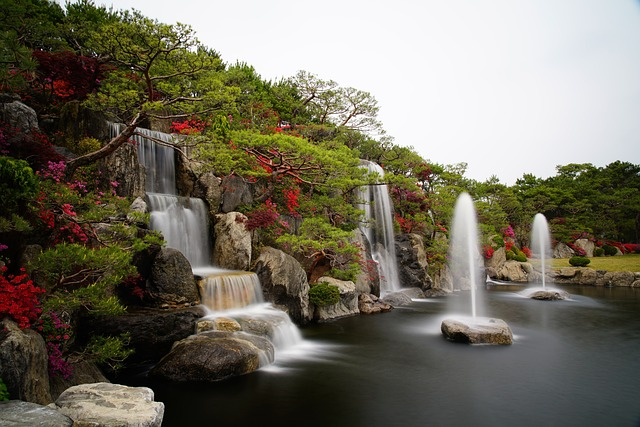
#> input picture goruntuler_temel/test_images/orman.jpg, 640 x 427 px
$ python pixel_exercise.py
#> lines starting #> are read from the running program, lines starting #| are printed output that depends on the picture; after the words box and inside, x2 and y2 are one past the last pixel; in counts of white or black regions, pixels touching at a corner belong together
import cv2
import numpy as np
import matplotlib.pyplot as plt

path="test_images/orman.jpg"

img=cv2.imread(path)
#> img is the input picture: shape (427, 640, 3); mean B, G, R 94.8, 109.7, 114.5
#print(img)
kose=img[0:100,0:100]
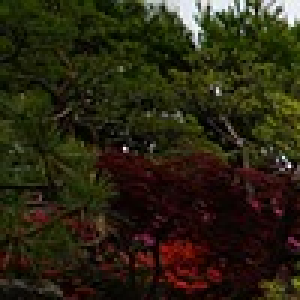
#> kose: shape (100, 100, 3) (shown 3 times larger); mean B, G, R 18.1, 36.7, 41.7
kose2=img[0:100,0:250] # [y,x] : kordinatlar
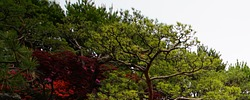
#> kose2: shape (100, 250, 3); mean B, G, R 71.5, 97.9, 100.1
cv2.imshow("orman",img)
cv2.imshow("kose",kose)
cv2.imshow("kose2",kose2)
img2=img
img2[0:100,0:250]=(255,0,0)
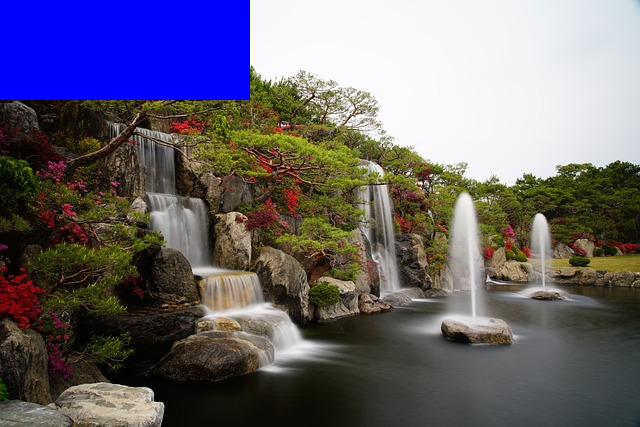
#> img2: shape (427, 640, 3); 9.15% of pixels changed, all inside (x1, y1, x2, y2) = (0, 0, 250, 100)
cv2.imshow("mavi",img2)
cv2.waitKey(0)
cv2.destroyAllWindows()
